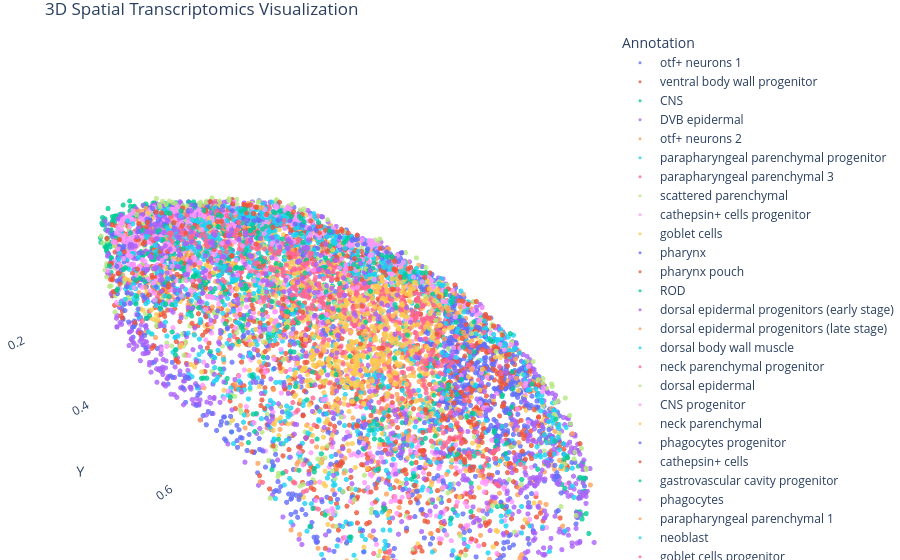

Notebook cell for this chart:
### Code cell
time_str = '5dpa1'
y_coords = adata[adata.obs['time_str'] == time_str].obsm['spatial_3d_unit'][:, 0]
x_coords = adata[adata.obs['time_str'] == time_str].obsm['spatial_3d_unit'][:, 1]
z_coords = adata[adata.obs['time_str'] == time_str].obsm['spatial_3d_unit'][:, 2]
df = pd.DataFrame({
    'X': x_coords,
    'Y': y_coords,
    'Z': z_coords,
    'Annotation': adata[adata.obs['time_str'] == time_str].obs['anno'].astype(str) # 确保是分类变量字符串
})

# 3. 创建 3D 散点图
fig = px.scatter_3d(
    df, 
    x='X', 
    y='Y', 
    z='Z',
    color='Annotation',         # 按照 anno 字段着色
    title='3D Spatial Transcriptomics Visualization',
    opacity=0.8                 # 透明度，有助于观察重叠点
)

# 4. 调整点的大小和去除背景网格（可选，为了更好看）
fig.update_traces(marker=dict(size=3)) 
fig.update_layout(
    scene=dict(
        xaxis=dict(showbackground=False),
        yaxis=dict(showbackground=False),
        zaxis=dict(showbackground=False),
        aspectmode='data'
    ),
    margin=dict(l=0, r=0, b=0, t=30)
)

# 5. 显示图像
fig.show()

### Figure 1 — Plotly figure (JSON) as saved in the notebook; plotly's stock layout.template omitted (floating-point values rounded to 4 significant figures; data arrays with more than 128 entries replaced by an {"elided": "..."} marker saying what was removed)
{"data": [{"hovertemplate": "Annotation=otf+ neurons 1<br>X=%{x}<br>Y=%{y}<br>Z=%{z}<extra></extra>", "legendgroup": "otf+ neurons 1", "marker": {"color": "#636efa", "opacity": 0.8, "size": 3, "symbol": "circle"}, "mode": "markers", "name": "otf+ neurons 1", "scene": "scene", "showlegend": true, "type": "scatter3d", "x": {"elided": "482 float values"}, "y": {"elided": "482 float values"}, "z": {"elided": "482 float values"}}, {"hovertemplate": "Annotation=ventral body wall progenitor<br>X=%{x}<br>Y=%{y}<br>Z=%{z}<extra></extra>", "legendgroup": "ventral body wall progenitor", "marker": {"color": "#EF553B", "opacity": 0.8, "size": 3, "symbol": "circle"}, "mode": "markers", "name": "ventral body wall progenitor", "scene": "scene", "showlegend": true, "type": "scatter3d", "x": {"elided": "533 float values"}, "y": {"elided": "533 float values"}, "z": {"elided": "533 float values"}}, {"hovertemplate": "Annotation=CNS<br>X=%{x}<br>Y=%{y}<br>Z=%{z}<extra></extra>", "legendgroup": "CNS", "marker": {"color": "#00cc96", "opacity": 0.8, "size": 3, "symbol": "circle"}, "mode": "markers", "name": "CNS", "scene": "scene", "showlegend": true, "type": "scatter3d", "x": {"elided": "313 float values"}, "y": {"elided": "313 float values"}, "z": {"elided": "313 float values"}}, {"hovertemplate": "Annotation=DVB epidermal<br>X=%{x}<br>Y=%{y}<br>Z=%{z}<extra></extra>", "legendgroup": "DVB epidermal", "marker": {"color": "#ab63fa", "opacity": 0.8, "size": 3, "symbol": "circle"}, "mode": "markers", "name": "DVB epidermal", "scene": "scene", "showlegend": true, "type": "scatter3d", "x": {"elided": "177 float values"}, "y": {"elided": "177 float values"}, "z": {"elided": "177 float values"}}, {"hovertemplate": "Annotation=otf+ neurons 2<br>X=%{x}<br>Y=%{y}<br>Z=%{z}<extra></extra>", "legendgroup": "otf+ neurons 2", "marker": {"color": "#FFA15A", "opacity": 0.8, "size": 3, "symbol": "circle"}, "mode": "markers", "name": "otf+ neurons 2", "scene": "scene", "showlegend": true, "type": "scatter3d", "x": {"elided": "390 float values"}, "y": {"elided": "390 float values"}, "z": {"elided": "390 float values"}}, {"hovertemplate": "Annotation=parapharyngeal parenchymal progenitor<br>X=%{x}<br>Y=%{y}<br>Z=%{z}<extra></extra>", "legendgroup": "parapharyngeal parenchymal progenitor", "marker": {"color": "#19d3f3", "opacity": 0.8, "size": 3, "symbol": "circle"}, "mode": "markers", "name": "parapharyngeal parenchymal progenitor", "scene": "scene", "showlegend": true, "type": "scatter3d", "x": {"elided": "385 float values"}, "y": {"elided": "385 float values"}, "z": {"elided": "385 float values"}}, {"hovertemplate": "Annotation=parapharyngeal parenchymal 3<br>X=%{x}<br>Y=%{y}<br>Z=%{z}<extra></extra>", "legendgroup": "parapharyngeal parenchymal 3", "marker": {"color": "#FF6692", "opacity": 0.8, "size": 3, "symbol": "circle"}, "mode": "markers", "name": "parapharyngeal parenchymal 3", "scene": "scene", "showlegend": true, "type": "scatter3d", "x": {"elided": "213 float values"}, "y": {"elided": "213 float values"}, "z": {"elided": "213 float values"}}, {"hovertemplate": "Annotation=scattered parenchymal<br>X=%{x}<br>Y=%{y}<br>Z=%{z}<extra></extra>", "legendgroup": "scattered parenchymal", "marker": {"color": "#B6E880", "opacity": 0.8, "size": 3, "symbol": "circle"}, "mode": "markers", "name": "scattered parenchymal", "scene": "scene", "showlegend": true, "type": "scatter3d", "x": {"elided": "258 float values"}, "y": {"elided": "258 float values"}, "z": {"elided": "258 float values"}}, {"hovertemplate": "Annotation=cathepsin+ cells progenitor<br>X=%{x}<br>Y=%{y}<br>Z=%{z}<extra></extra>", "legendgroup": "cathepsin+ cells progenitor", "marker": {"color": "#FF97FF", "opacity": 0.8, "size": 3, "symbol": "circle"}, "mode": "markers", "name": "cathepsin+ cells progenitor", "scene": "scene", "showlegend": true, "type": "scatter3d", "x": {"elided": "219 float values"}, "y": {"elided": "219 float values"}, "z": {"elided": "219 float values"}}, {"hovertemplate": "Annotation=goblet cells<br>X=%{x}<br>Y=%{y}<br>Z=%{z}<extra></extra>", "legendgroup": "goblet cells", "marker": {"color": "#FECB52", "opacity": 0.8, "size": 3, "symbol": "circle"}, "mode": "markers", "name": "goblet cells", "scene": "scene", "showlegend": true, "type": "scatter3d", "x": {"elided": "210 float values"}, "y": {"elided": "210 float values"}, "z": {"elided": "210 float values"}}, {"hovertemplate": "Annotation=pharynx<br>X=%{x}<br>Y=%{y}<br>Z=%{z}<extra></extra>", "legendgroup": "pharynx", "marker": {"color": "#636efa", "opacity": 0.8, "size": 3, "symbol": "circle"}, "mode": "markers", "name": "pharynx", "scene": "scene", "showlegend": true, "type": "scatter3d", "x": {"elided": "449 float values"}, "y": {"elided": "449 float values"}, "z": {"elided": "449 float values"}}, {"hovertemplate": "Annotation=pharynx pouch<br>X=%{x}<br>Y=%{y}<br>Z=%{z}<extra></extra>", "legendgroup": "pharynx pouch", "marker": {"color": "#EF553B", "opacity": 0.8, "size": 3, "symbol": "circle"}, "mode": "markers", "name": "pharynx pouch", "scene": "scene", "showlegend": true, "type": "scatter3d", "x": {"elided": "210 float values"}, "y": {"elided": "210 float values"}, "z": {"elided": "210 float values"}}, {"hovertemplate": "Annotation=ROD<br>X=%{x}<br>Y=%{y}<br>Z=%{z}<extra></extra>", "legendgroup": "ROD", "marker": {"color": "#00cc96", "opacity": 0.8, "size": 3, "symbol": "circle"}, "mode": "markers", "name": "ROD", "scene": "scene", "showlegend": true, "type": "scatter3d", "x": {"elided": "134 float values"}, "y": {"elided": "134 float values"}, "z": {"elided": "134 float values"}}, {"hovertemplate": "Annotation=dorsal epidermal progenitors (early stage)<br>X=%{x}<br>Y=%{y}<br>Z=%{z}<extra></extra>", "legendgroup": "dorsal epidermal progenitors (early stage)", "marker": {"color": "#ab63fa", "opacity": 0.8, "size": 3, "symbol": "circle"}, "mode": "markers", "name": "dorsal epidermal progenitors (early stage)", "scene": "scene", "showlegend": true, "type": "scatter3d", "x": {"elided": "384 float values"}, "y": {"elided": "384 float values"}, "z": {"elided": "384 float values"}}, {"hovertemplate": "Annotation=dorsal epidermal progenitors (late stage)<br>X=%{x}<br>Y=%{y}<br>Z=%{z}<extra></extra>", "legendgroup": "dorsal epidermal progenitors (late stage)", "marker": {"color": "#FFA15A", "opacity": 0.8, "size": 3, "symbol": "circle"}, "mode": "markers", "name": "dorsal epidermal progenitors (late stage)", "scene": "scene", "showlegend": true, "type": "scatter3d", "x": [0.6979, 0.5373, 0.5059, 0.5059, 0.6518, 0.7286, 0.6569, 0.5392, 0.5782, 0.5805, 0.6163, 0.5948, 0.742, 0.3082, 0.2801, 0.5533, 0.5526, 0.4199, 0.5034, 0.4976, 0.6108, 0.3504, 0.3796, 0.3428, 0.4784, 0.5277, 0.6259, 0.6262, 0.416, 0.2366, 0.2583, 0.7762, 0.2929, 0.6518, 0.3207, 0.2602, 0.2449, 0.2123, 0.2497, 0.2321, 0.298, 0.5331, 0.5539, 0.6425, 0.6377, 0.6806, 0.6905, 0.623, 0.5705, 0.5632, 0.5885, 0.3885, 0.4854, 0.4691, 0.2762, 0.2948, 0.338, 0.3191, 0.3409, 0.3421, 0.3876, 0.3472, 0.4157, 0.4067, 0.3741, 0.385, 0.3645, 0.511, 0.5337, 0.607, 0.6406, 0.622, 0.7183, 0.6838, 0.7433, 0.7836, 0.7836, 0.6464, 0.6572, 0.5174, 0.5427, 0.4234, 0.3306, 0.3281, 0.2945, 0.5146, 0.3165, 0.2631, 0.2398, 0.5238, 0.5392, 0.5235, 0.7442, 0.7094, 0.6998, 0.7145, 0.6108, 0.6073, 0.7337, 0.6972, 0.6972, 0.6144, 0.5392, 0.5673, 0.5712, 0.5693, 0.7564, 0.7362, 0.7759, 0.742, 0.7298], "y": [0.7006, 0.8813, 0.8452, 0.9667, 0.7722, 0.8663, 0.9699, 0.9117, 0.8893, 0.8896, 0.9091, 0.9203, 0.9111, 0.3317, 0.3512, 0.2953, 0.2962, 0.198, 0.158, 0.0144, 0.2233, 0.5035, 0.6881, 0.7306, 0.6404, 0.4952, 0.9523, 0.952, 0.3113, 0.5022, 0.4741, 0.7694, 0.1932, 0.9299, 0.2767, 0.2556, 0.3135, 0.4402, 0.469, 0.3816, 0.3775, 0.2726, 0.3813, 0.1929, 0.1811, 0.2479, 0.3273, 0.301, 0.3033, 0.2991, 0.2646, 0.103, 0.01216, 0.01184, 0.2188, 0.1878, 0.2233, 0.1615, 0.1849, 0.1894, 0.1337, 0.1344, 0.9085, 0.8452, 0.8263, 0.8241, 0.7806, 0.9229, 0.872, 0.8119, 0.9546, 0.9091, 0.9328, 0.9578, 0.9133, 0.81, 0.8599, 0.8608, 0.7898, 0.5761, 0.6324, 0.5931, 0.771, 0.7633, 0.7188, 0.7095, 0.5109, 0.659, 0.5304, 0.4933, 0.5413, 0.4239, 0.5496, 0.5144, 0.4511, 0.3871, 0.4133, 0.4239, 0.6212, 0.5777, 0.5694, 0.6791, 0.7207, 0.7402, 0.6769, 0.6788, 0.6823, 0.6552, 0.7556, 0.7345, 0.7742], "z": [0.4914, 0.5205, 0.5528, 0.4715, 0.5358, 0.4498, 0.4632, 0.5048, 0.5374, 0.5381, 0.5054, 0.5042, 0.4421, 0.4955, 0.4766, 0.54, 0.54, 0.5163, 0.5048, 0.4632, 0.5214, 0.5192, 0.5361, 0.4946, 0.5675, 0.5502, 0.4517, 0.4459, 0.5208, 0.4427, 0.4671, 0.4536, 0.4472, 0.4472, 0.4824, 0.4421, 0.4383, 0.4344, 0.4479, 0.436, 0.483, 0.54, 0.5377, 0.4776, 0.4543, 0.4453, 0.4955, 0.5208, 0.54, 0.54, 0.5282, 0.4674, 0.4581, 0.4575, 0.4395, 0.4408, 0.4901, 0.4421, 0.485, 0.4843, 0.4754, 0.4447, 0.4415, 0.4888, 0.4523, 0.4709, 0.4722, 0.4728, 0.5202, 0.5512, 0.4575, 0.4955, 0.4402, 0.4395, 0.4453, 0.4466, 0.4383, 0.5202, 0.5298, 0.5464, 0.5544, 0.547, 0.4472, 0.4472, 0.4472, 0.5617, 0.5067, 0.4469, 0.4504, 0.5438, 0.5515, 0.5361, 0.444, 0.4555, 0.485, 0.4834, 0.4901, 0.4907, 0.4459, 0.4575, 0.492, 0.5262, 0.5553, 0.5617, 0.5553, 0.5553, 0.4472, 0.4402, 0.4472, 0.4536, 0.4914]}, {"hovertemplate": "Annotation=dorsal body wall muscle<br>X=%{x}<br>Y=%{y}<br>Z=%{z}<extra></extra>", "legendgroup": "dorsal body wall muscle", "marker": {"color": "#19d3f3", "opacity": 0.8, "size": 3, "symbol": "circle"}, "mode": "markers", "name": "dorsal body wall muscle", "scene": "scene", "showlegend": true, "type": "scatter3d", "x": {"elided": "221 float values"}, "y": {"elided": "221 float values"}, "z": {"elided": "221 float values"}}, {"hovertemplate": "Annotation=neck parenchymal progenitor<br>X=%{x}<br>Y=%{y}<br>Z=%{z}<extra></extra>", "legendgroup": "neck parenchymal progenitor", "marker": {"color": "#FF6692", "opacity": 0.8, "size": 3, "symbol": "circle"}, "mode": "markers", "name": "neck parenchymal progenitor", "scene": "scene", "showlegend": true, "type": "scatter3d", "x": [0.5712, 0.5251, 0.5232, 0.7311, 0.3479, 0.4323, 0.3952, 0.5523, 0.656, 0.5996, 0.7266, 0.7337, 0.5232, 0.6371, 0.7023, 0.5565, 0.742, 0.7228, 0.3895, 0.5929, 0.4419, 0.3274, 0.305, 0.5302, 0.5545, 0.5974, 0.5814, 0.5865, 0.2839, 0.3108, 0.2993, 0.353, 0.6336, 0.6601, 0.3479, 0.298, 0.7356, 0.5315, 0.2583, 0.2666, 0.3722, 0.6259, 0.3716, 0.5913, 0.7081, 0.7337, 0.2852, 0.3185, 0.4048, 0.4221, 0.6496, 0.6188, 0.607, 0.6041, 0.369, 0.6454, 0.646, 0.678, 0.2833, 0.2861, 0.314, 0.7401, 0.7439, 0.7369, 0.733, 0.6998, 0.7583, 0.6819, 0.297, 0.2897, 0.5648, 0.6563, 0.6991, 0.6515, 0.6473, 0.2973, 0.2813, 0.623, 0.3274, 0.3636, 0.4093, 0.4275, 0.4224, 0.4707, 0.5405, 0.5897, 0.2865, 0.5977, 0.5002, 0.4419, 0.5117, 0.4007, 0.6905, 0.6358], "y": [0.8279, 0.2092, 0.5937, 0.7006, 0.2476, 0.2271, 0.1408, 0.1049, 0.237, 0.1452, 0.8535, 0.7185, 0.6392, 0.5537, 0.6078, 0.8253, 0.8029, 0.8516, 0.1727, 0.1152, 0.2035, 0.2534, 0.3129, 0.4671, 0.8202, 0.1145, 0.1443, 0.1424, 0.3832, 0.2946, 0.286, 0.1715, 0.5621, 0.2457, 0.2556, 0.3026, 0.8404, 0.1267, 0.485, 0.4088, 0.135, 0.333, 0.1184, 0.7937, 0.8733, 0.7163, 0.2975, 0.2694, 0.2476, 0.2252, 0.2383, 0.1536, 0.126, 0.1254, 0.1344, 0.4952, 0.3528, 0.3129, 0.5317, 0.3029, 0.2284, 0.7626, 0.7601, 0.7358, 0.7374, 0.6334, 0.6891, 0.6871, 0.1948, 0.2956, 0.1072, 0.2316, 0.4562, 0.2914, 0.3804, 0.4395, 0.366, 0.2745, 0.2917, 0.159, 0.7444, 0.7159, 0.7169, 0.7473, 0.6552, 0.5998, 0.3231, 0.1052, 0.1468, 0.1161, 0.09693, 0.1548, 0.8506, 0.4946], "z": [0.5534, 0.5227, 0.547, 0.4594, 0.4958, 0.515, 0.4814, 0.475, 0.4517, 0.4495, 0.4575, 0.4565, 0.4587, 0.4747, 0.4517, 0.5477, 0.4469, 0.4546, 0.4479, 0.4568, 0.5035, 0.5022, 0.4415, 0.5432, 0.5541, 0.4581, 0.4549, 0.4527, 0.4517, 0.445, 0.4447, 0.4485, 0.4693, 0.4696, 0.5022, 0.4511, 0.4517, 0.4946, 0.4421, 0.4395, 0.4504, 0.4699, 0.4766, 0.4779, 0.4683, 0.4565, 0.4383, 0.4894, 0.515, 0.5093, 0.4702, 0.4491, 0.4763, 0.4811, 0.4517, 0.4926, 0.4958, 0.4447, 0.4677, 0.4511, 0.4587, 0.4565, 0.4594, 0.4594, 0.4594, 0.4594, 0.4536, 0.4914, 0.4651, 0.4383, 0.4846, 0.4837, 0.4946, 0.4383, 0.4766, 0.4472, 0.4389, 0.4453, 0.4632, 0.4485, 0.4536, 0.4536, 0.4536, 0.4536, 0.4594, 0.4639, 0.4888, 0.4725, 0.4882, 0.4696, 0.4792, 0.4933, 0.4795, 0.4926]}, {"hovertemplate": "Annotation=dorsal epidermal<br>X=%{x}<br>Y=%{y}<br>Z=%{z}<extra></extra>", "legendgroup": "dorsal epidermal", "marker": {"color": "#B6E880", "opacity": 0.8, "size": 3, "symbol": "circle"}, "mode": "markers", "name": "dorsal epidermal", "scene": "scene", "showlegend": true, "type": "scatter3d", "x": {"elided": "173 float values"}, "y": {"elided": "173 float values"}, "z": {"elided": "173 float values"}}, {"hovertemplate": "Annotation=CNS progenitor<br>X=%{x}<br>Y=%{y}<br>Z=%{z}<extra></extra>", "legendgroup": "CNS progenitor", "marker": {"color": "#FF97FF", "opacity": 0.8, "size": 3, "symbol": "circle"}, "mode": "markers", "name": "CNS progenitor", "scene": "scene", "showlegend": true, "type": "scatter3d", "x": {"elided": "328 float values"}, "y": {"elided": "328 float values"}, "z": {"elided": "328 float values"}}, {"hovertemplate": "Annotation=neck parenchymal<br>X=%{x}<br>Y=%{y}<br>Z=%{z}<extra></extra>", "legendgroup": "neck parenchymal", "marker": {"color": "#FECB52", "opacity": 0.8, "size": 3, "symbol": "circle"}, "mode": "markers", "name": "neck parenchymal", "scene": "scene", "showlegend": true, "type": "scatter3d", "x": {"elided": "323 float values"}, "y": {"elided": "323 float values"}, "z": {"elided": "323 float values"}}, {"hovertemplate": "Annotation=phagocytes progenitor<br>X=%{x}<br>Y=%{y}<br>Z=%{z}<extra></extra>", "legendgroup": "phagocytes progenitor", "marker": {"color": "#636efa", "opacity": 0.8, "size": 3, "symbol": "circle"}, "mode": "markers", "name": "phagocytes progenitor", "scene": "scene", "showlegend": true, "type": "scatter3d", "x": {"elided": "358 float values"}, "y": {"elided": "358 float values"}, "z": {"elided": "358 float values"}}, {"hovertemplate": "Annotation=cathepsin+ cells<br>X=%{x}<br>Y=%{y}<br>Z=%{z}<extra></extra>", "legendgroup": "cathepsin+ cells", "marker": {"color": "#EF553B", "opacity": 0.8, "size": 3, "symbol": "circle"}, "mode": "markers", "name": "cathepsin+ cells", "scene": "scene", "showlegend": true, "type": "scatter3d", "x": {"elided": "205 float values"}, "y": {"elided": "205 float values"}, "z": {"elided": "205 float values"}}, {"hovertemplate": "Annotation=gastrovascular cavity progenitor<br>X=%{x}<br>Y=%{y}<br>Z=%{z}<extra></extra>", "legendgroup": "gastrovascular cavity progenitor", "marker": {"color": "#00cc96", "opacity": 0.8, "size": 3, "symbol": "circle"}, "mode": "markers", "name": "gastrovascular cavity progenitor", "scene": "scene", "showlegend": true, "type": "scatter3d", "x": {"elided": "180 float values"}, "y": {"elided": "180 float values"}, "z": {"elided": "180 float values"}}, {"hovertemplate": "Annotation=phagocytes<br>X=%{x}<br>Y=%{y}<br>Z=%{z}<extra></extra>", "legendgroup": "phagocytes", "marker": {"color": "#ab63fa", "opacity": 0.8, "size": 3, "symbol": "circle"}, "mode": "markers", "name": "phagocytes", "scene": "scene", "showlegend": true, "type": "scatter3d", "x": [0.5974, 0.5872, 0.5635, 0.5885, 0.5661, 0.4848, 0.6524, 0.5545, 0.5488, 0.3962, 0.6064, 0.607, 0.575, 0.6003, 0.6105, 0.6649, 0.6278, 0.6544, 0.5616, 0.6352, 0.6108, 0.3962, 0.4778, 0.5405, 0.6217, 0.5878, 0.5897, 0.3901, 0.2903, 0.5232, 0.6083, 0.551, 0.5584, 0.5686, 0.5862, 0.5878, 0.5597, 0.4688, 0.5977, 0.6438, 0.6083, 0.607, 0.4067, 0.4883, 0.4896, 0.4883, 0.5331, 0.5443, 0.5814, 0.5811, 0.5792, 0.5558, 0.5133, 0.5181, 0.5533, 0.5456, 0.543, 0.5136, 0.5165, 0.5929, 0.591, 0.591, 0.6204, 0.3959, 0.3888, 0.3876, 0.4023, 0.409, 0.4112, 0.4237, 0.4573, 0.4586, 0.4631, 0.5833, 0.6371, 0.6096, 0.6563, 0.6089, 0.5945, 0.4714, 0.472, 0.5306, 0.5597, 0.6243, 0.6166, 0.5699, 0.5533, 0.559, 0.5693, 0.5635, 0.5597, 0.5846, 0.5853, 0.5865, 0.5827, 0.5587, 0.5603, 0.5555, 0.5549, 0.6192, 0.6246, 0.5302, 0.4394, 0.441, 0.4362, 0.4099, 0.4036, 0.3959, 0.3837, 0.3908, 0.4854, 0.4634, 0.4541, 0.5635, 0.3546, 0.3498, 0.3844, 0.376, 0.4119, 0.3821, 0.5453, 0.614, 0.5635], "y": [0.7978, 0.921, 0.1676, 0.238, 0.1408, 0.1152, 0.7953, 0.929, 0.9072, 0.8036, 0.8663, 0.8685, 0.9168, 0.8992, 0.9549, 0.8996, 0.8896, 0.7569, 0.7933, 0.7793, 0.7933, 0.2137, 0.1024, 0.2156, 0.1894, 0.1516, 0.2297, 0.4408, 0.4965, 0.1321, 0.7626, 0.8935, 0.8957, 0.9277, 0.9127, 0.8954, 0.1747, 0.1312, 0.2559, 0.2521, 0.2284, 0.2265, 0.3378, 0.08701, 0.08861, 0.112, 0.2274, 0.2322, 0.222, 0.2386, 0.2396, 0.1779, 0.1468, 0.144, 0.1328, 0.1363, 0.1043, 0.1132, 0.1216, 0.1536, 0.151, 0.1516, 0.1836, 0.261, 0.2118, 0.2086, 0.1811, 0.1331, 0.1532, 0.1072, 0.1136, 0.1075, 0.1312, 0.7678, 0.7959, 0.8122, 0.7857, 0.7674, 0.77, 0.9037, 0.9044, 0.9389, 0.8439, 0.8999, 0.8992, 0.92, 0.9155, 0.9232, 0.9181, 0.9207, 0.9207, 0.8925, 0.8944, 0.8919, 0.8989, 0.8948, 0.897, 0.8954, 0.8925, 0.8791, 0.8813, 0.5822, 0.8797, 0.8826, 0.8458, 0.8266, 0.833, 0.7991, 0.7876, 0.7933, 0.7658, 0.7534, 0.7268, 0.6974, 0.7118, 0.6353, 0.3874, 0.3864, 0.3826, 0.5045, 0.1107, 0.1993, 0.9255], "z": [0.5419, 0.4949, 0.5048, 0.4894, 0.4936, 0.4766, 0.485, 0.4914, 0.4792, 0.4594, 0.4824, 0.4824, 0.4754, 0.4734, 0.4639, 0.4834, 0.4747, 0.485, 0.5355, 0.4914, 0.5234, 0.4901, 0.4683, 0.5086, 0.4786, 0.4805, 0.4958, 0.5042, 0.4607, 0.4818, 0.5106, 0.4994, 0.4997, 0.4914, 0.4984, 0.4802, 0.5112, 0.4805, 0.4766, 0.4994, 0.4709, 0.4709, 0.4888, 0.4741, 0.4786, 0.4827, 0.5157, 0.4837, 0.4837, 0.4958, 0.4958, 0.5048, 0.4741, 0.4747, 0.483, 0.4818, 0.4786, 0.4763, 0.4818, 0.4811, 0.4811, 0.4798, 0.4792, 0.4894, 0.4837, 0.4837, 0.4914, 0.469, 0.4792, 0.4709, 0.4763, 0.4741, 0.4805, 0.5361, 0.5166, 0.5291, 0.485, 0.5106, 0.4978, 0.4671, 0.4702, 0.4715, 0.5157, 0.4741, 0.4798, 0.485, 0.4792, 0.4907, 0.4798, 0.485, 0.4914, 0.4805, 0.4862, 0.4811, 0.4856, 0.5026, 0.4997, 0.4741, 0.4802, 0.4818, 0.4978, 0.4952, 0.4619, 0.4648, 0.4702, 0.4773, 0.4766, 0.491, 0.4715, 0.4594, 0.5042, 0.4978, 0.5042, 0.4914, 0.4626, 0.4779, 0.4773, 0.483, 0.5022, 0.4773, 0.4782, 0.4843, 0.4853]}, {"hovertemplate": "Annotation=parapharyngeal parenchymal 1<br>X=%{x}<br>Y=%{y}<br>Z=%{z}<extra></extra>", "legendgroup": "parapharyngeal parenchymal 1", "marker": {"color": "#FFA15A", "opacity": 0.8, "size": 3, "symbol": "circle"}, "mode": "markers", "name": "parapharyngeal parenchymal 1", "scene": "scene", "showlegend": true, "type": "scatter3d", "x": {"elided": "189 float values"}, "y": {"elided": "189 float values"}, "z": {"elided": "189 float values"}}, {"hovertemplate": "Annotation=neoblast<br>X=%{x}<br>Y=%{y}<br>Z=%{z}<extra></extra>", "legendgroup": "neoblast", "marker": {"color": "#19d3f3", "opacity": 0.8, "size": 3, "symbol": "circle"}, "mode": "markers", "name": "neoblast", "scene": "scene", "showlegend": true, "type": "scatter3d", "x": {"elided": "625 float values"}, "y": {"elided": "625 float values"}, "z": {"elided": "625 float values"}}, {"hovertemplate": "Annotation=goblet cells progenitor<br>X=%{x}<br>Y=%{y}<br>Z=%{z}<extra></extra>", "legendgroup": "goblet cells progenitor", "marker": {"color": "#FF6692", "opacity": 0.8, "size": 3, "symbol": "circle"}, "mode": "markers", "name": "goblet cells progenitor", "scene": "scene", "showlegend": true, "type": "scatter3d", "x": {"elided": "490 float values"}, "y": {"elided": "490 float values"}, "z": {"elided": "490 float values"}}, {"hovertemplate": "Annotation=parapharyngeal parenchymal 2<br>X=%{x}<br>Y=%{y}<br>Z=%{z}<extra></extra>", "legendgroup": "parapharyngeal parenchymal 2", "marker": {"color": "#B6E880", "opacity": 0.8, "size": 3, "symbol": "circle"}, "mode": "markers", "name": "parapharyngeal parenchymal 2", "scene": "scene", "showlegend": true, "type": "scatter3d", "x": [0.4074, 0.409, 0.7036, 0.7196, 0.5405, 0.3991, 0.4586, 0.4954, 0.3914, 0.552, 0.5184, 0.5769, 0.5027, 0.5043, 0.733, 0.3812, 0.4515, 0.4039, 0.5098, 0.5066, 0.5846, 0.4247, 0.5481, 0.7129, 0.4112, 0.5584, 0.5862, 0.5264, 0.4592, 0.4522, 0.7113, 0.4067, 0.5405, 0.7279, 0.7145, 0.5417, 0.6227, 0.6412, 0.4061, 0.3965, 0.4858, 0.3722, 0.6953, 0.6742, 0.5785, 0.583, 0.5421, 0.4627, 0.5673, 0.7097, 0.6943, 0.4726, 0.6867, 0.7244, 0.5987, 0.4816, 0.5558], "y": [0.6155, 0.7806, 0.7306, 0.7806, 0.7844, 0.6724, 0.7015, 0.5873, 0.7287, 0.4754, 0.4511, 0.5451, 0.5445, 0.5473, 0.7319, 0.6711, 0.7057, 0.7374, 0.5726, 0.579, 0.5003, 0.6475, 0.547, 0.7623, 0.6951, 0.7758, 0.5512, 0.4757, 0.6999, 0.7089, 0.7901, 0.6289, 0.7684, 0.7422, 0.7876, 0.7639, 0.5832, 0.659, 0.7067, 0.6276, 0.6104, 0.6967, 0.73, 0.6308, 0.4488, 0.4402, 0.5563, 0.4939, 0.4651, 0.7047, 0.7889, 0.5669, 0.7255, 0.6759, 0.5361, 0.7239, 0.4683], "z": [0.5349, 0.5006, 0.4786, 0.485, 0.485, 0.5234, 0.5553, 0.509, 0.5106, 0.5176, 0.517, 0.5144, 0.539, 0.5425, 0.4658, 0.5163, 0.5361, 0.5042, 0.5266, 0.5214, 0.5061, 0.4594, 0.5202, 0.485, 0.5329, 0.4786, 0.5202, 0.5237, 0.5489, 0.5489, 0.4722, 0.4594, 0.4786, 0.4786, 0.4914, 0.4786, 0.4958, 0.5163, 0.4594, 0.5349, 0.5509, 0.517, 0.4786, 0.4779, 0.5106, 0.5102, 0.5173, 0.5477, 0.5112, 0.4658, 0.4978, 0.5464, 0.4882, 0.4786, 0.5061, 0.5361, 0.5176]}, {"hovertemplate": "Annotation=scattered parenchymal early progenitor<br>X=%{x}<br>Y=%{y}<br>Z=%{z}<extra></extra>", "legendgroup": "scattered parenchymal early progenitor", "marker": {"color": "#FF97FF", "opacity": 0.8, "size": 3, "symbol": "circle"}, "mode": "markers", "name": "scattered parenchymal early progenitor", "scene": "scene", "showlegend": true, "type": "scatter3d", "x": {"elided": "321 float values"}, "y": {"elided": "321 float values"}, "z": {"elided": "321 float values"}}, {"hovertemplate": "Annotation=parapharyngeal parenchymal 4<br>X=%{x}<br>Y=%{y}<br>Z=%{z}<extra></extra>", "legendgroup": "parapharyngeal parenchymal 4", "marker": {"color": "#FECB52", "opacity": 0.8, "size": 3, "symbol": "circle"}, "mode": "markers", "name": "parapharyngeal parenchymal 4", "scene": "scene", "showlegend": true, "type": "scatter3d", "x": {"elided": "404 float values"}, "y": {"elided": "404 float values"}, "z": {"elided": "404 float values"}}, {"hovertemplate": "Annotation=DVB parenchymal<br>X=%{x}<br>Y=%{y}<br>Z=%{z}<extra></extra>", "legendgroup": "DVB parenchymal", "marker": {"color": "#636efa", "opacity": 0.8, "size": 3, "symbol": "circle"}, "mode": "markers", "name": "DVB parenchymal", "scene": "scene", "showlegend": true, "type": "scatter3d", "x": {"elided": "169 float values"}, "y": {"elided": "169 float values"}, "z": {"elided": "169 float values"}}, {"hovertemplate": "Annotation=muscle<br>X=%{x}<br>Y=%{y}<br>Z=%{z}<extra></extra>", "legendgroup": "muscle", "marker": {"color": "#EF553B", "opacity": 0.8, "size": 3, "symbol": "circle"}, "mode": "markers", "name": "muscle", "scene": "scene", "showlegend": true, "type": "scatter3d", "x": {"elided": "210 float values"}, "y": {"elided": "210 float values"}, "z": {"elided": "210 float values"}}, {"hovertemplate": "Annotation=scattered parenchymal late progenitor<br>X=%{x}<br>Y=%{y}<br>Z=%{z}<extra></extra>", "legendgroup": "scattered parenchymal late progenitor", "marker": {"color": "#00cc96", "opacity": 0.8, "size": 3, "symbol": "circle"}, "mode": "markers", "name": "scattered parenchymal late progenitor", "scene": "scene", "showlegend": true, "type": "scatter3d", "x": {"elided": "203 float values"}, "y": {"elided": "203 float values"}, "z": {"elided": "203 float values"}}, {"hovertemplate": "Annotation=ventral epidermal<br>X=%{x}<br>Y=%{y}<br>Z=%{z}<extra></extra>", "legendgroup": "ventral epidermal", "marker": {"color": "#ab63fa", "opacity": 0.8, "size": 3, "symbol": "circle"}, "mode": "markers", "name": "ventral epidermal", "scene": "scene", "showlegend": true, "type": "scatter3d", "x": {"elided": "317 float values"}, "y": {"elided": "317 float values"}, "z": {"elided": "317 float values"}}, {"hovertemplate": "Annotation=protonephridia<br>X=%{x}<br>Y=%{y}<br>Z=%{z}<extra></extra>", "legendgroup": "protonephridia", "marker": {"color": "#FFA15A", "opacity": 0.8, "size": 3, "symbol": "circle"}, "mode": "markers", "name": "protonephridia", "scene": "scene", "showlegend": true, "type": "scatter3d", "x": [0.7734, 0.5948, 0.4387, 0.4355, 0.5917, 0.7606, 0.7218, 0.725, 0.5993, 0.3504, 0.7631, 0.3377], "y": [0.7946, 0.7863, 0.714, 0.7134, 0.3193, 0.8506, 0.7121, 0.7134, 0.3161, 0.2335, 0.8266, 0.6775], "z": [0.4523, 0.5419, 0.5553, 0.5489, 0.5272, 0.4581, 0.4786, 0.4786, 0.5272, 0.4965, 0.453, 0.485]}, {"hovertemplate": "Annotation=pharynx otf+ neuron<br>X=%{x}<br>Y=%{y}<br>Z=%{z}<extra></extra>", "legendgroup": "pharynx otf+ neuron", "marker": {"color": "#19d3f3", "opacity": 0.8, "size": 3, "symbol": "circle"}, "mode": "markers", "name": "pharynx otf+ neuron", "scene": "scene", "showlegend": true, "type": "scatter3d", "x": [0.5417, 0.5417, 0.5248, 0.4375, 0.432, 0.5018, 0.5011, 0.4656], "y": [0.8023, 0.7908, 0.777, 0.7322, 0.7108, 0.7511, 0.7582, 0.753], "z": [0.4715, 0.5099, 0.5361, 0.5234, 0.5234, 0.5361, 0.5361, 0.5074]}], "layout": {"legend": {"title": {"text": "Annotation"}, "tracegroupgap": 0}, "margin": {"b": 0, "l": 0, "r": 0, "t": 30}, "scene": {"aspectmode": "data", "domain": {"x": [0, 1], "y": [0, 1]}, "xaxis": {"showbackground": false, "title": {"text": "X"}}, "yaxis": {"showbackground": false, "title": {"text": "Y"}}, "zaxis": {"showbackground": false, "title": {"text": "Z"}}}, "title": {"text": "3D Spatial Transcriptomics Visualization"}}}
